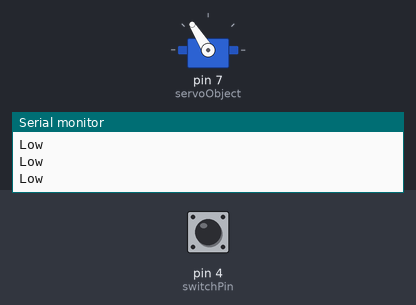
Recording of a sketch running on a simulated Arduino Uno, built with avr-gcc and run on an emulated ATmega328P. Parts: servo, the last lines printed to the serial monitor. The inputs (shaded band) are chosen by the test bench; at power-on: pin 4 (switchPin) LOW.

Above: at 1.2 s.
1.3 s: pin 4 (switchPin) pulled HIGH for 0.15 s
At 1.44 s:
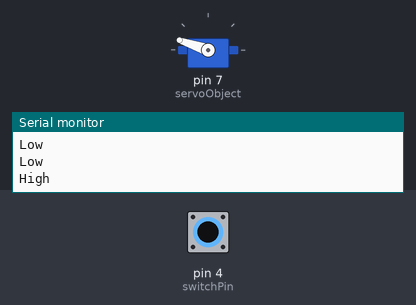
3.0 s: pin 4 (switchPin) pulled HIGH for 3.2 s
At 6.8 s:
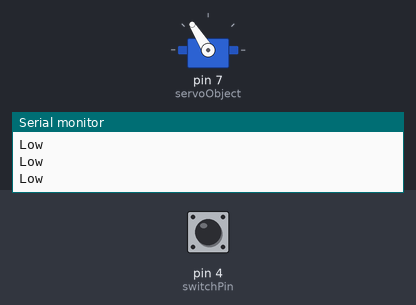
Timing chart, 0 to 8.3 s (numbered marks = the images above; inputs shaded):
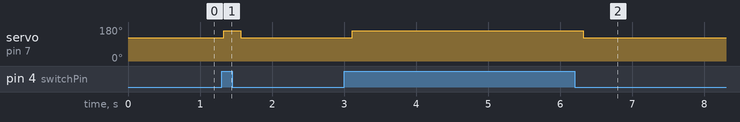

Measured:
- after the input at 1.3 s, servo on pin 7 (servoObject): 122° → 161° at once, → 122° 0.23 s later
- after the input at 3.0 s, servo on pin 7 (servoObject): 122° → 161° after 0.11 s, → 122° 3.2 s later

The sketch:

Servo.ino
```cpp
// Servo Library
#include <Servo.h>

// Creating Object
Servo servoObject;

// Pin (Switch)
int switchPin=4;
int val; // determines whether the switch is on or off
int switchState; // variable that determines the last state of the switch

// Setup
void setup()
{
  servoObject.attach(7);
  switchState=digitalRead(switchPin);
  pinMode(switchPin,INPUT);
  Serial.begin(9600);
}

// Loop (Changes Positions)
void loop()
{
  // Read the input value
  val=digitalRead(switchPin);

  if (val == switchState) {
    if (val == LOW) {
    // Right Position
    //servoObject.write (40);
    servoObject.writeMicroseconds (1800);
    Serial.println("Low");
    delay(100);
    }
    else {
    // Left Position
    //servoObject.write (80);
    Serial.println("High");
    servoObject.writeMicroseconds (2200);
   delay(100);
  }
  }
  delay(10);
    // New switch state
  switchState = val;
}
```
